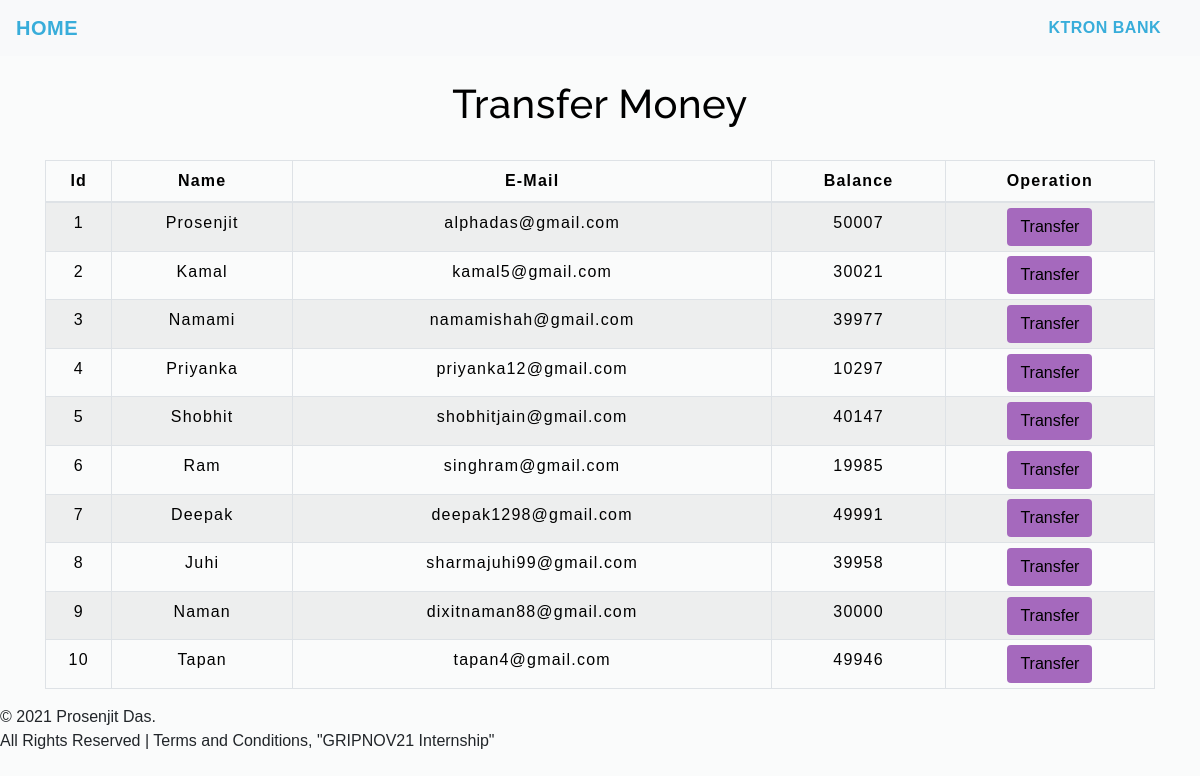
The app's page /transfermoney.php with its own data.
### tables this page shows
CREATE TABLE `customers` (
  `id` int(100) NOT NULL,
  `name` text NOT NULL,
  `email` varchar(100) NOT NULL,
  `balance` int(10) NOT NULL
);

### transfermoney.php (the view, shortened to what this page needs)
<!DOCTYPE html>
<html lang="en">
<head>
    <link rel="stylesheet" href="https://maxcdn.bootstrapcdn.com/bootstrap/4.0.0/css/bootstrap.min.css">
    <link rel="stylesheet" type="text/css" href="css/table.css">
    <link rel="stylesheet" type="text/css" href="css/nav.css">
</head>
<body style="background-color : #f6f7f778;">
<?php
    include 'config.php';
    $sql = "SELECT * FROM customers";
    $result = mysqli_query($conn,$sql);
?>
<?php
  include 'nav.php';
?>
<div class="container">
        <h2 class="text-center pt-4" style="color : black;">Transfer Money</h2>
        <br>
            <div class="row">
                <div class="col">
                    <div class="table-responsive-sm">
                    <table class="table table-hover table-sm table-striped table-condensed table-bordered" style="border-color:black;">
                        <thead style="color : black;">
                            <tr>
                            <th scope="col" class="text-center py-2">Id</th>
                            <th scope="col" class="text-center py-2">Name</th>
                            <th scope="col" class="text-center py-2">E-Mail</th>
                            <th scope="col" class="text-center py-2">Balance</th>
                            <th scope="col" class="text-center py-2">Operation</th>
                            </tr>
                        </thead>
                        <tbody>
                <?php
                    while($rows=mysqli_fetch_assoc($result)){
                ?>
                    <tr style="color : black;">
                        <td class="py-2"><?php echo $rows['id'] ?></td>
                        <td class="py-2"><?php echo $rows['name']?></td>
                        <td class="py-2"><?php echo $rows['email']?></td>
                        <td class="py-2"><?php echo $rows['balance']?></td>
                        <td><a href="selecteduserdetail.php?id= <?php echo $rows['id'] ;?>"> <button type="button" class="btn" style="background-color : #A569BD;">Transfer</button></a></td>
                    </tr>
                <?php
                    }
                ?>
                        </tbody>
                    </table>
                    </div>
                </div>
            </div>
         </div>
</body>
</html>
    <div class="footer">
        <p>© 2021 Prosenjit Das. <br>All Rights Reserved | Terms and Conditions, "GRIPNOV21 Internship"</p>
    </div>
</body>
</html>

### table.css (style rules this page uses)
* { padding: 0; margin: 0; box-sizing: border-box; font-family: sans-serif; }
h2 { font-size: 40px; }
table { letter-spacing: 1.2px; }
td { text-align: center; }
button { border:none; background: #00FF00; transition: 1s; }

### nav.css (style rules this page uses)
h2 { color: #b93131; letter-spacing: 0.5px; font-family: raleway; }

### transfermoney.php (style rules this page uses)
button { transition: 1.5s; }

### records on screen
customers: id "1", name "Prosenjit", email "alphadas@gmail.com", balance "50007"
customers: id "2", name "Kamal", email "kamal5@gmail.com", balance "30021"
customers: id "3", name "Namami", email "namamishah@gmail.com", balance "39977"
customers: id "4", name "Priyanka", email "priyanka12@gmail.com", balance "10297"
customers: id "5", name "Shobhit", email "shobhitjain@gmail.com", balance "40147"
customers: id "6", name "Ram", email "singhram@gmail.com", balance "19985"
customers: id "7", name "Deepak", email "deepak1298@gmail.com", balance "49991"
customers: id "8", name "Juhi", email "sharmajuhi99@gmail.com", balance "39958"
customers: id "9", name "Naman", email "dixitnaman88@gmail.com", balance "30000"
customers: id "10", name "Tapan", email "tapan4@gmail.com", balance "49946"
